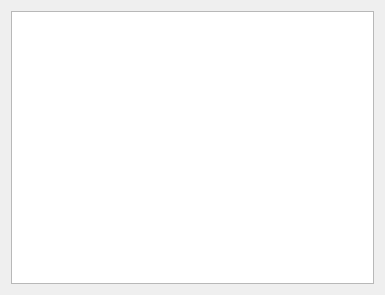
<?xml version="1.0" encoding="UTF-8"?>
<ui version="4.0">
 <class>Dialog</class>
 <widget class="QDialog" name="Dialog">
  <property name="geometry">
   <rect>
    <x>0</x>
    <y>0</y>
    <width>385</width>
    <height>295</height>
   </rect>
  </property>
  <property name="windowTitle">
   <string>Test Performance</string>
  </property>
  <layout class="QGridLayout" name="gridLayout_2">
   <item row="0" column="0">
    <layout class="QGridLayout" name="gridLayout">
     <item row="0" column="0">
      <widget class="QTextEdit" name="textEdit">
       <property name="readOnly">
        <bool>true</bool>
       </property>
      </widget>
     </item>
    </layout>
   </item>
  </layout>
 </widget>
 <resources/>
 <connections/>
</ui>
